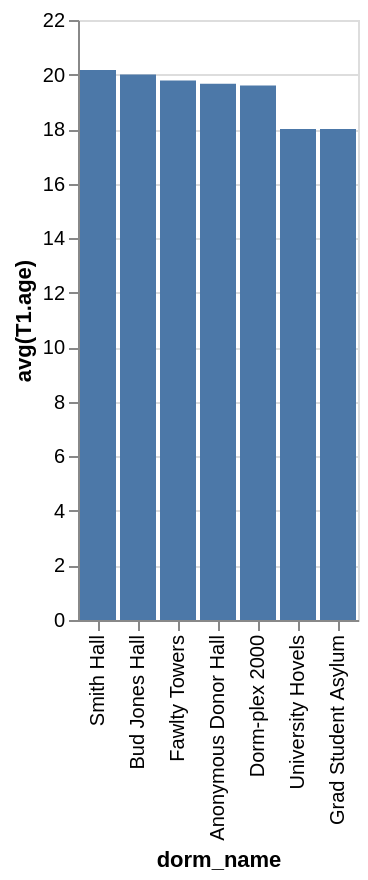

Vega-Lite specification stored for this chart:
### Vega-Lite specification from a JSON file in a GitHub repository (floating-point values rounded to 4 significant figures)
{"data": {"values": [{"x_data": "Smith Hall", "y_data": 20.17}, {"x_data": "Bud Jones Hall", "y_data": 20}, {"x_data": "Fawlty Towers", "y_data": 19.78}, {"x_data": "Anonymous Donor Hall", "y_data": 19.67}, {"x_data": "Dorm-plex 2000", "y_data": 19.6}, {"x_data": "University Hovels", "y_data": 18}, {"x_data": "Grad Student Asylum", "y_data": 18}]}, "mark": "bar", "encoding": {"x": {"field": "x_data", "type": "nominal", "title": "dorm_name", "sort": {"op": "sum", "field": "y_data", "order": "descending"}}, "y": {"field": "y_data", "type": "quantitative", "title": "avg(T1.age)"}}}
